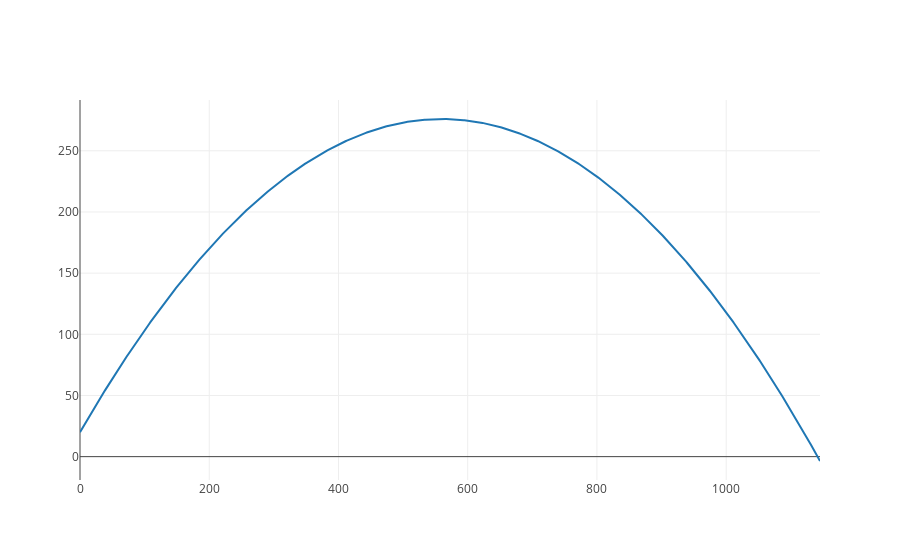

The notebook cell this image was saved under:
### Code cell
# Graphing
x = lambda t: 140*t
y = lambda t: -16*t**2 +128*t+20
times = [t/100 for t in range(819)]
iplot([{"x":[x(t) for t in times], "y":[y(t) for t in times]}])

### Figure 1 — Plotly figure (JSON) as saved in the notebook; plotly's stock layout.template omitted (floating-point values rounded to 4 significant figures; data arrays with more than 128 entries replaced by an {"elided": "..."} marker saying what was removed)
{"data": [{"x": {"elided": "819 float values"}, "y": {"elided": "819 float values"}}], "layout": {}}
